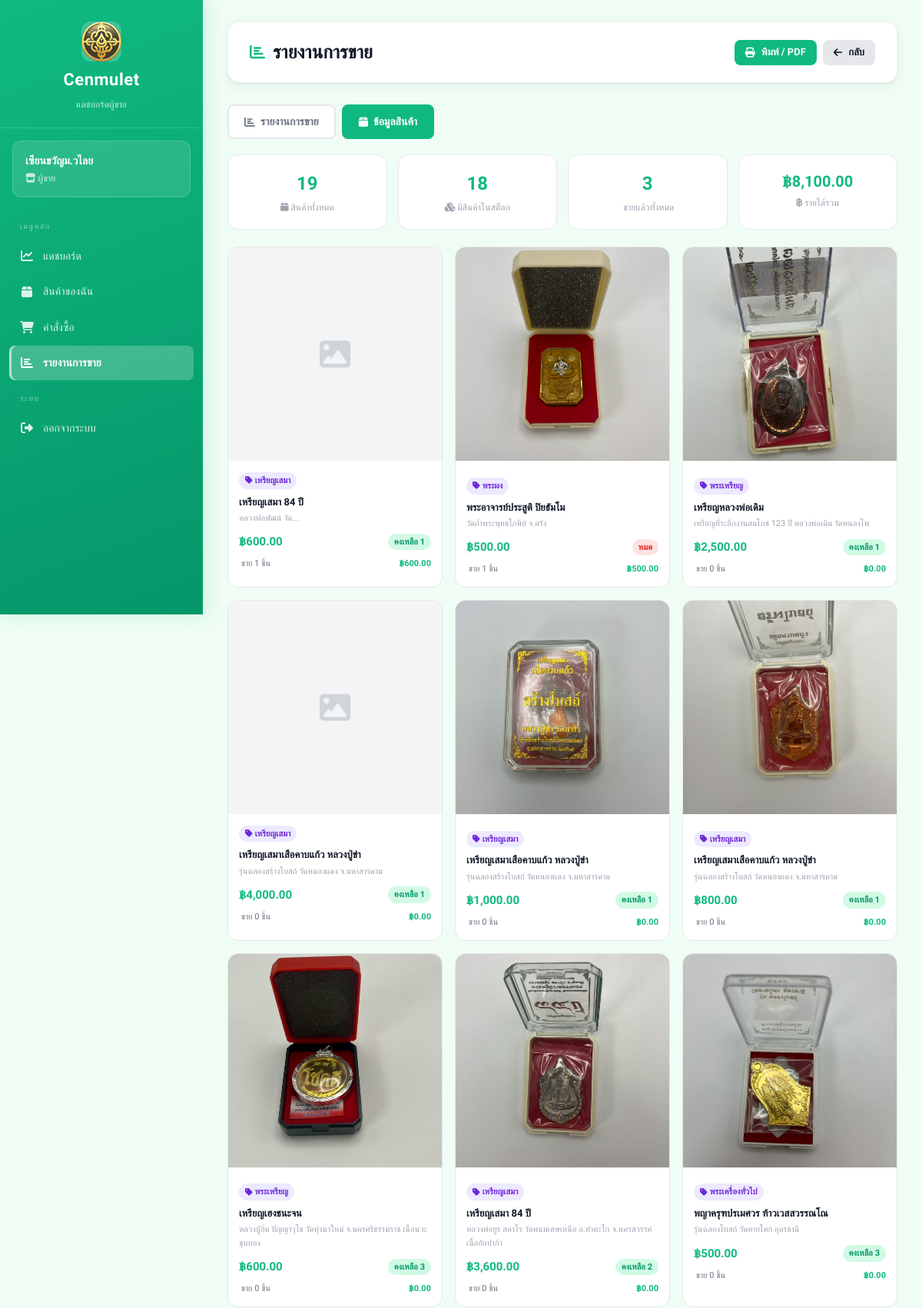
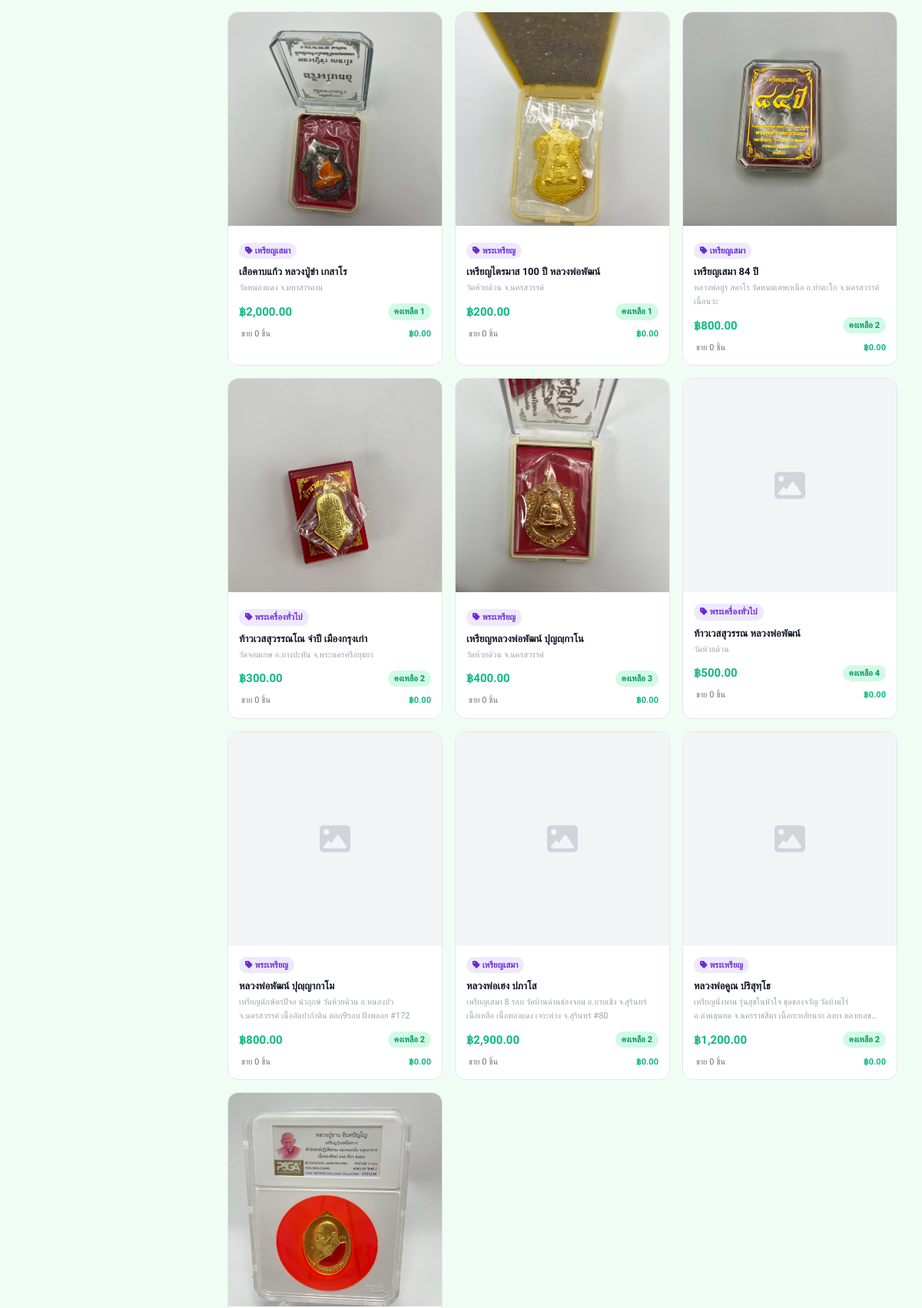
The page /views/seller/report.php?view=products (signed in, upper part) on the database its author committed (2 pictures, top to bottom).
### tables this page shows
CREATE TABLE sellers (
    id INTEGER PRIMARY KEY AUTOINCREMENT,
    fullname TEXT,
    store_name TEXT,
    username TEXT UNIQUE,
    password TEXT,
    address TEXT,
    img_store TEXT,
    tel TEXT,
    pay_contax TEXT,
    id_per TEXT,
    img_per TEXT,

    status TEXT DEFAULT 'pending',
    reject_reason TEXT,
    reviewed_at DATETIME
, pay_bank TEXT);

CREATE TABLE amulets (
    id INTEGER PRIMARY KEY AUTOINCREMENT,
    amulet_name TEXT,
    source TEXT,
    quantity INTEGER,
    price REAL,
    image TEXT,
    sellerId INTEGER,
    categoryId INTEGER,
    FOREIGN KEY (sellerId) REFERENCES sellers(id),
    FOREIGN KEY (categoryId) REFERENCES categories(id)
);

### views/seller/report.php (the view, shortened to what this page needs)
<?php
require_once __DIR__ . "/../../config/db.php";
$seller_id = $_SESSION['user_id'];
$stmt = $db->prepare("SELECT * FROM sellers WHERE id = :id");
$stmt->execute([':id' => $seller_id]);
$seller = $stmt->fetch(PDO::FETCH_ASSOC);
$view = $_GET['view'] ?? 'sales';
if ($view === 'products') {
    $prod_stmt = $db->prepare("
        SELECT
            a.id,
            a.amulet_name,
            a.source,
            a.price,
            a.quantity,
            c.category_name,
            COALESCE(
                (SELECT ai.image FROM amulet_images ai
                 WHERE ai.amulet_id = a.id
                 ORDER BY ai.sort_order ASC LIMIT 1),
                a.image
            ) AS main_image,
            COALESCE(SUM(oi.quantity), 0)              AS total_sold,
            COALESCE(SUM(oi.quantity * oi.price), 0)   AS revenue
        FROM amulets a
        LEFT JOIN categories c   ON a.categoryId  = c.id
        LEFT JOIN order_items oi ON a.id = oi.amulet_id
        LEFT JOIN orders o       ON oi.order_id = o.id AND o.status = 'completed'
        WHERE a.sellerId = :sid
        GROUP BY a.id
        ORDER BY a.id DESC
    ");
    $prod_stmt->execute([':sid' => $seller_id]);
    $products = $prod_stmt->fetchAll(PDO::FETCH_ASSOC);
    $total_products = count($products);
    $in_stock       = count(array_filter($products, function($p) { return $p['quantity'] > 0; }));
    $total_sold_all = array_sum(array_column($products, 'total_sold'));
    $total_revenue  = array_sum(array_column($products, 'revenue'));
}
?>
<!DOCTYPE html>
<html lang="th">
<head>
    <link rel="stylesheet" href="/public/css/dashboard.css">
    <link rel="stylesheet" href="https://cdnjs.cloudflare.com/ajax/libs/font-awesome/6.5.1/css/all.min.css">
</head>
<body>
<div class="dashboard-container">
    <aside class="sidebar">
        <div class="sidebar-header">
            <img src="/public/images/image.png" alt="">
            <h2>Cenmulet</h2>
            <p>แดชบอร์ดผู้ขาย</p>
        </div>
        <div class="sidebar-user">
            <h3><?php echo htmlspecialchars($seller['store_name']); ?></h3>
            <p><i class="fa-solid fa-store"></i> ผู้ขาย</p>
        </div>
        <ul class="sidebar-menu">
            <li class="menu-sep">เมนูหลัก</li>
            <li><a href="/views/seller/dashboard.php"><i class="fa-solid fa-chart-line"></i> แดชบอร์ด</a></li>
            <li><a href="/views/seller/products.php"><i class="fa-solid fa-box"></i> สินค้าของฉัน</a></li>
            <li><a href="/views/seller/orders.php"><i class="fa-solid fa-shopping-cart"></i> คำสั่งซื้อ</a></li>
            <li><a href="/views/seller/report.php" class="active"><i class="fa-solid fa-chart-bar"></i> รายงานการขาย</a></li>
            <li class="menu-sep">ระบบ</li>
            <li><a href="/auth/logout.php"><i class="fa-solid fa-right-from-bracket"></i> ออกจากระบบ</a></li>
        </ul>
    </aside>
    <main class="main-content">
        <div class="top-bar no-print">
            <h1><i class="fa-solid fa-chart-bar"></i> รายงานการขาย</h1>
            <div style="display:flex;gap:8px">
                <button onclick="window.print()" class="btn btn-primary btn-sm">
                    <i class="fa-solid fa-print"></i> พิมพ์ / PDF
                </button>
                <a href="/views/seller/orders.php" class="btn btn-secondary btn-sm">
                    <i class="fa-solid fa-arrow-left"></i> กลับ
                </a>
            </div>
        </div>
        <div class="view-tabs no-print">
            <a href="?view=sales"
               class="view-tab <?php echo $view === 'sales' ? 'active' : ''; ?>">
                <i class="fa-solid fa-chart-bar"></i> รายงานการขาย
            </a>
            <a href="?view=products"
               class="view-tab <?php echo $view === 'products' ? 'active' : ''; ?>">
                <i class="fa-solid fa-box"></i> ข้อมูลสินค้า
            </a>
        </div>
        <?php if ($view === 'products'): ?>
        <div class="summary-row">
            <div class="summary-box">
                <div class="s-val"><?php echo number_format($total_products); ?></div>
                <div class="s-lbl"><i class="fa-solid fa-box"></i> สินค้าทั้งหมด</div>
            </div>
            <div class="summary-box">
                <div class="s-val"><?php echo number_format($in_stock); ?></div>
                <div class="s-lbl"><i class="fa-solid fa-cubes"></i> มีสินค้าในสต็อก</div>
            </div>
            <div class="summary-box">
                <div class="s-val"><?php echo number_format($total_sold_all); ?></div>
                <div class="s-lbl"><i class="fa-solid fa-cart-check"></i> ขายแล้วทั้งหมด</div>
            </div>
            <div class="summary-box">
                <div class="s-val" style="font-size:20px">฿<?php echo number_format($total_revenue, 2); ?></div>
                <div class="s-lbl"><i class="fa-solid fa-baht-sign"></i> รายได้รวม</div>
            </div>
        </div>
        <?php if (count($products) > 0): ?>
        <div class="products-grid no-print">
            <?php foreach ($products as $p): ?>
            <div class="prod-card">
                <?php if (!empty($p['main_image'])): ?>
                    <img class="prod-img"
                         src="/uploads/amulets/<?php echo htmlspecialchars($p['main_image']); ?>"
                         alt="<?php echo htmlspecialchars($p['amulet_name']); ?>"
                         onerror="this.style.display='none';this.nextElementSibling.style.display='flex'">
                    <div class="prod-img-ph" style="display:none"><i class="fa-solid fa-image"></i></div>
                <?php else: ?>
                    <div class="prod-img-ph"><i class="fa-solid fa-image"></i></div>
                <?php endif; ?>
                <div class="prod-body">
                    <?php if (!empty($p['category_name'])): ?>
                    <span class="cat-tag"><i class="fa-solid fa-tag"></i> <?php echo htmlspecialchars($p['category_name']); ?></span>
                    <?php endif; ?>
                    <div class="prod-name"><?php echo htmlspecialchars($p['amulet_name']); ?></div>
                    <div class="prod-source"><?php echo htmlspecialchars($p['source'] ?? ''); ?></div>
                    <div class="prod-meta">
                        <span class="prod-price">฿<?php echo number_format($p['price'], 2); ?></span>
                        <span class="<?php echo $p['quantity'] > 0 ? 'qty-ok' : 'qty-none'; ?>">
                            <?php echo $p['quantity'] > 0 ? 'คงเหลือ ' . number_format($p['quantity']) : 'หมด'; ?>
                        </span>
                    </div>
                    <div class="sold-info">
                        <span><i class="fa-solid fa-cart-check"></i> ขาย <?php echo number_format($p['total_sold']); ?> ชิ้น</span>
                        <span style="color:#10b981;font-weight:600">฿<?php echo number_format($p['revenue'], 2); ?></span>
                    </div>
                </div>
            </div>
            <?php endforeach; ?>
        </div>
        <?php endif; ?>
        <?php endif; ?>
    </main>
</div>
</body>
</html>

### public/css/dashboard.css (style rules this page uses)
:root { --primary: #10b981; --primary-dark: #059669; --primary-light: #d1fae5; --admin-primary: #6366f1; --admin-primary-dark: #4f46e5; --bg: #f0fdf4; --bg-admin: #f5f3ff; --white: #ffffff; --border: #e5e7eb; --border-light: #f3f4f6; --text-primary: #111827; --text-secondary:#6b7280; --text-muted: #9ca3af; --success: #10b981; --success-bg: #d1fae5; --warning: #f59e0b; --warning-bg: #fef3c7; --danger: #ef4444; --danger-bg: #fee2e2; --info: #3b82f6; --info-bg: #dbeafe; --sidebar-w: 264px; --radius-sm: 8px; --radius: 12px; --radius-lg: 16px; --shadow: 0 1px 3px rgba(0,0,0,.07), 0 4px 16px rgba(0,0,0,.05); --shadow-md: 0 4px 12px rgba(0,0,0,.10), 0 8px 32px rgba(0,0,0,.06); --transition: all .25s ease; }
*, *::before, *::after { margin: 0; padding: 0; box-sizing: border-box; }
html { scroll-behavior: smooth; }
body { font-family: 'Sarabun', 'Kanit', sans-serif; background: var(--bg); color: var(--text-primary); font-size: 15px; line-height: 1.6; }
.dashboard-container { display: flex; min-height: 100vh; }
.sidebar { width: var(--sidebar-w); background: linear-gradient(160deg, var(--primary) 0%, var(--primary-dark) 100%); color: #fff; padding: 0; position: fixed; top: 0; left: 0; height: 100vh; overflow-y: auto; display: flex; flex-direction: column; z-index: 100; box-shadow: 4px 0 24px rgba(16,185,129,.18); }
.sidebar-header { padding: 28px 24px 20px; border-bottom: 1px solid rgba(255,255,255,.15); display: flex; flex-direction: column; align-items: center; gap: 6px; }
.sidebar-header img { width: 52px; height: 52px; border-radius: 12px; object-fit: cover; background: rgba(255,255,255,.2); }
.sidebar-header h2 { font-size: 22px; font-weight: 700; letter-spacing: .5px; }
.sidebar-header p { font-size: 12px; opacity: .75; }
.sidebar-user { margin: 16px 16px 8px; background: rgba(255,255,255,.12); border: 1px solid rgba(255,255,255,.18); border-radius: var(--radius); padding: 14px 16px; backdrop-filter: blur(8px); }
.sidebar-user h3 { font-size: 14px; font-weight: 600; margin-bottom: 2px; }
.sidebar-user p { font-size: 12px; opacity: .75; }
.sidebar-menu { list-style: none; padding: 8px 12px; flex: 1; }
.sidebar-menu li { margin-bottom: 2px; }
.sidebar-menu a { display: flex; align-items: center; gap: 12px; padding: 11px 14px; color: rgba(255,255,255,.85); text-decoration: none; border-radius: var(--radius-sm); font-size: 14px; font-weight: 500; transition: var(--transition); position: relative; }
.sidebar-menu a i { font-size: 16px; width: 18px; text-align: center; }
.sidebar-menu a.active { background: rgba(255,255,255,.22); color: #fff; font-weight: 600; box-shadow: inset 3px 0 0 rgba(255,255,255,.6); }
.sidebar-menu .menu-sep { font-size: 10px; text-transform: uppercase; letter-spacing: 1.5px; opacity: .5; padding: 14px 14px 6px; }
.main-content { margin-left: var(--sidebar-w); flex: 1; padding: 28px 32px; min-width: 0; }
.top-bar { background: var(--white); padding: 20px 28px; border-radius: var(--radius-lg); box-shadow: var(--shadow); margin-bottom: 28px; display: flex; justify-content: space-between; align-items: center; border: 1px solid var(--border-light); }
.top-bar h1 { font-size: 24px; font-weight: 700; color: var(--text-primary); display: flex; align-items: center; gap: 10px; }
.top-bar h1 i { color: var(--primary); font-size: 20px; }
.btn { display: inline-flex; align-items: center; gap: 8px; padding: 10px 20px; border-radius: var(--radius-sm); font-size: 14px; font-weight: 600; font-family: inherit; text-decoration: none; cursor: pointer; border: none; transition: var(--transition); white-space: nowrap; }
.btn-primary { background: var(--primary); color: #fff; }
.btn-secondary { background: var(--border); color: var(--text-primary); }
.btn-sm { padding: 6px 14px; font-size: 13px; }

### rows shown on the page
sellers: store_name "เซียนขวัญม.วไลย"
amulets: category_name "เหรียญเสมา", amulet_name "เหรียญเสมา 84 ปี", source "หลวงพ่อพัฒน์ วัด...", price "600.00", quantity "1", total_sold "1", revenue "600.00"
amulets: shows a picture, category_name "พระผง", amulet_name "พระอาจารย์ประสูติ ปิยธัมโม", source "วัดถ้ำพระพุทธโกษีย์ จ.ตรัง", price "500.00", quantity "หมด", total_sold "1", revenue "500.00"
amulets: shows a picture, category_name "พระเหรียญ", amulet_name "เหรียญหลวงพ่อเดิม", source "เหรียญที่ระลึกงานสมโภช 123 ปี หลวงพ่อเดิม วัดหนองโพ", price "2,500.00", quantity "1", total_sold "0", revenue "0.00"
amulets: category_name "เหรียญเสมา", amulet_name "เหรียญเสมาเสือคาบแก้ว หลวงปู่ขำ", source "รุ่นฉลองสร้างโบสถ์ วัดหนองแดง จ.มหาสารคาม", price "4,000.00", quantity "1", total_sold "0", revenue "0.00"
amulets: shows a picture, category_name "เหรียญเสมา", amulet_name "เหรียญเสมาเสือคาบแก้ว หลวงปู่ขำ", source "รุ่นฉลองสร้างโบสถ์ วัดหนองแดง จ.มหาสารคาม", price "1,000.00", quantity "1", total_sold "0", revenue "0.00"
amulets: shows a picture, category_name "เหรียญเสมา", amulet_name "เหรียญเสมาเสือคาบแก้ว หลวงปู่ขำ", source "รุ่นฉลองสร้างโบสถ์ วัดหนองแดง จ.มหาสารคาม", price "800.00", quantity "1", total_sold "0", revenue "0.00"
amulets: shows a picture, category_name "พระเหรียญ", amulet_name "เหรียญเฮงชนะจน", source "หลวงปู่อิ่ม ปัญญาวุโธ วัดทุ่งนาใหม่ จ.นครศรีธรรมราช เนื้อนวะชุบทอง", price "600.00", quantity "3", total_sold "0", revenue "0.00"
amulets: shows a picture, category_name "เหรียญเสมา", amulet_name "เหรียญเสมา 84 ปี", source "หลวงพ่อยูร สคาโร วัดพนมเศษเหนือ อ.ท่าตะโก จ.นครสวรรค์ เนื้ออัลปาก้า", price "3,600.00", quantity "2", total_sold "0", revenue "0.00"
amulets: shows a picture, category_name "พระเครื่องทั่วไป", amulet_name "พญาครุฑปรเมศวร ท้าวเวสสวรรณโณ", source "รุ่นฉลองโบสถ์ วัดหายโศก อุดรธานี", price "500.00", quantity "3", total_sold "0", revenue "0.00"
amulets: shows a picture, category_name "เหรียญเสมา", amulet_name "เสือคาบแก้ว หลวงปู่ขำ เกสาโร", source "วัดหนองแดง จ.มหาสารคาม", price "2,000.00", quantity "1", total_sold "0", revenue "0.00"
amulets: shows a picture, category_name "พระเหรียญ", amulet_name "เหรียญไตรมาส 100 ปี หลวงพ่อพัฒน์", source "วัดห้วยด้วน จ.นครสวรรค์", price "200.00", quantity "1", total_sold "0", revenue "0.00"
amulets: shows a picture, category_name "เหรียญเสมา", amulet_name "เหรียญเสมา 84 ปี", source "หลวงพ่อยูร สคาโร วัดพนมเศษเหนือ อ.ท่าตะโก จ.นครสวรรค์ เนื้อนวะ", price "800.00", quantity "2", total_sold "0", revenue "0.00"
amulets: shows a picture, category_name "พระเครื่องทั่วไป", amulet_name "ท้าวเวสสุวรรณโณ จำปี เมืองกรุงเก่า", source "วัดจอมเกษ อ.บางปะหัน จ.พระนครศรีอยุธยา", price "300.00", quantity "2", total_sold "0", revenue "0.00"
amulets: shows a picture, category_name "พระเหรียญ", amulet_name "เหรียญหลวงพ่อพัฒน์ ปุญญฺกาโน", source "วัดห้วยด้วน จ.นครสวรรค์", price "400.00", quantity "3", total_sold "0", revenue "0.00"
amulets: category_name "พระเครื่องทั่วไป", amulet_name "ท้าวเวสสุวรรณ หลวงพ่อพัฒน์", source "วัดห้วยด้วน", price "500.00", quantity "4", total_sold "0", revenue "0.00"
amulets: category_name "พระเหรียญ", amulet_name "หลวงพ่อพัฒน์ ปุญฺญากาโม", source "เหรียญนักษัตรปีจอ นำฤกษ์ วัดห้วยด้วน อ.หนองบัว จ.นครสวรรค์ เนื้ออัลปาก้าติน ตอก9รอบ ฝังพลอย #172", price "800.00", quantity "2", total_sold "0", revenue "0.00"
amulets: category_name "เหรียญเสมา", amulet_name "หลวงพ่อเฮง ปภาโส", source "เหรียญเสมา 8 รอบ วัดบ้านด่านช่องจอม อ.บาบเชิง จ.สุรินทร์ เนื้อเหลือ เนื้อทองแดง เจาะห่วง จ.สุรินทร์ #80", price "2,900.00", quantity "2", total_sold "0", revenue "0.00"
amulets: category_name "พระเหรียญ", amulet_name "หลวงพ่อคูณ ปริสุทฺโธ", source "เหรียญนั่งพาน รุ่นสุขในหัวใจ ชุดของจวัญ วัดบ้านไร่ อ.ด่านขุนทด จ.นครราชสีมา เนื้อกะหลั่ยนาก ลงยา…", price "1,200.00", quantity "2", total_sold "0", revenue "0.00"
amulets: shows a picture

### other values the page prints
$total_products "19"
$in_stock "18"
$total_sold_all "3"
$total_revenue "8,100.00"
